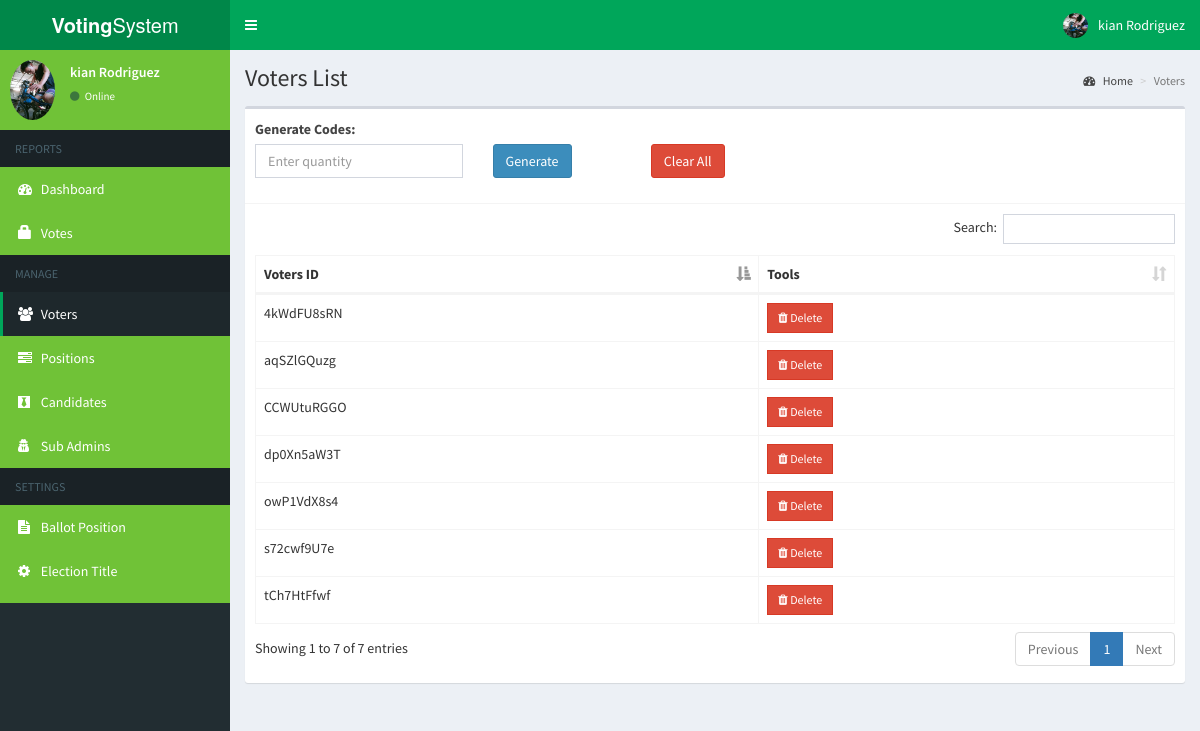
Screenshot of /admin/voters.php (signed in) with the database file from the repository.
### tables this page shows
CREATE TABLE `voters` (
  `id` int(11) NOT NULL,
  `election_id` int(11) NOT NULL,
  `voters_id` varchar(15) NOT NULL
);

### admin/includes/session.php (called while the page is built, shortened)
<?php
	include 'includes/conn.php';
	if(!isset($_SESSION['admin']) || empty($_SESSION['admin'])) {
		header('location: index.php');
		exit();
	}
	 else {
		$sql = "SELECT * FROM admin WHERE id = '".$_SESSION['admin']."'";
		$query = $conn->query($sql);
		$user = $query->fetch_assoc();
	}
?>

### admin/voters.php (the view, shortened to what this page needs)
<?php
    include 'includes/session.php';
?>
<?php include 'includes/header.php'; ?>
<body class="hold-transition skin-green sidebar-mini">
<div class="wrapper">
  <?php include 'includes/navbar.php'; ?>
  <?php include 'includes/menubar.php'; ?>
  <div class="content-wrapper">
    <section class="content-header">
      <h1>
        Voters List
      </h1>
      <ol class="breadcrumb">
        <li><a href="#"><i class="fa fa-dashboard"></i> Home</a></li>
        <li class="active">Voters</li>
      </ol>
    </section>
    <section class="content">
      <div class="row">
        <div class="col-xs-12">
          <div class="box">
            <div class="box-header with-border">
              <form action="" method="post" id="generateForm">
                <div class="row">
                  <div class="col-md-3">
                    <div class="form-group">
                      <label>Generate Codes:</label>
                      <input type="number" name="quantity" class="form-control" placeholder="Enter quantity">
                    </div>
                  </div>
                  <div class="col-md-2">
                    <div class="form-group">
                      <button type="submit" name="generate" class="btn btn-primary" style="margin-top: 25px;">Generate</button>
                    </div>
                  </div>
                  <div class="col-md-2">
                    <div class="form-group">
                      <button type="button" id="clearAllButton" class="btn btn-danger" style="margin-top: 25px;">Clear All</button>
                    </div>
                  </div>
                </div>
              </form>
            </div>
            <div class="box-body">
              <table id="example1" class="table table-bordered">
                <thead>
                  <th>Voters ID</th>
                  <th>Tools</th>
                </thead>
                <tbody>
                  <?php
                    $sql = "SELECT * FROM voters";
                    $result = $conn->query($sql);
                    if ($result->num_rows > 0) {
                      while($row = $result->fetch_assoc()) {
                        echo "
                          <tr>
                            <td>".$row['voters_id']."</td>
                            <td>
                              <button class='btn btn-danger btn-sm delete btn-flat' data-voter='".$row['voters_id']."'><i class='fa fa-trash'></i> Delete</button>
                            </td>
                          </tr>
                        ";
                      }
                    } else {
                      echo "<tr><td colspan='2'>No voters found</td></tr>";
                    }
                  ?>
                </tbody>
              </table>
            </div>
          </div>
        </div>
      </div>
    </section>
  </div>
</div>
</body>
</html>

### admin/includes/navbar.php (shortened to what this page needs)
<header class="main-header">
  <a href="#" class="logo">
    <span class="logo-lg"><b>Voting</b>System</span>
  </a>
  <nav class="navbar navbar-static-top">
    <a href="#" class="sidebar-toggle" data-toggle="push-menu" role="button">
    </a>
    <div class="navbar-custom-menu">
      <ul class="nav navbar-nav">
        <li class="dropdown user user-menu">
          <a href="#" class="dropdown-toggle" data-toggle="dropdown">
            <img src="<?php echo (!empty($user['photo'])) ? '../images/'.$user['photo'] : '../images/profile.jpg'; ?>" class="user-image" alt="User Image">
            <span class="hidden-xs"><?php echo $user['firstname'].' '.$user['lastname']; ?></span>
          </a>
        </li>
      </ul>
    </div>
  </nav>
</header>

### admin/includes/menubar.php (shortened to what this page needs)
<aside class="main-sidebar">
  <section class="sidebar" style="background-color: #70C237; color: #fff;">
    <div class="user-panel">
      <div class="pull-left image">
        <img src="<?php echo (!empty($user['photo'])) ? '../images/'.$user['photo'] : '../images/profile.jpg'; ?>" class="img-circle" alt="User Image">
      </div>
      <div class="pull-left info">
        <p><?php echo $user['firstname'].' '.$user['lastname']; ?></p>
        <a><i class="fa fa-circle text-success"></i> Online</a>
      </div>
    </div>
    <ul class="sidebar-menu" data-widget="tree">
      <li class="header">REPORTS</li>
      <li class=""><a href="home.php" style="color: #fff;"><i class="fa fa-dashboard"></i> <span>Dashboard</span></a></li>
      <li class=""><a href="votes.php" style="color: #fff;"><span class="glyphicon glyphicon-lock"></span> <span>Votes</span></a></li>
      <li class="header">MANAGE</li>
      <li class=""><a href="voters.php" style="color: #fff;"><i class="fa fa-users"></i> <span>Voters</span></a></li>
      <li class=""><a href="positions.php" style="color: #fff;"><i class="fa fa-tasks"></i> <span>Positions</span></a></li>
      <li class=""><a href="candidates.php" style="color: #fff;"><i class="fa fa-black-tie"></i> <span>Candidates</span></a></li>
      <li class=""><a href="sub_admins.php" style="color: #fff;"><i class="fa fa-user-secret"></i> <span>Sub Admins</span></a></li>
      <li class="header">SETTINGS</li>
      <li class=""><a href="ballot.php" style="color: #fff;"><i class="fa fa-file-text"></i> <span>Ballot Position</span></a></li>
      <li class=""><a href="#config" data-toggle="modal" style="color: #fff;"><i class="fa fa-cog"></i> <span>Election Title</span></a></li>
    </ul>
  </section>
</aside>

### rows the page displays
voters: voters "s72cwf9U7e"
voters: voters "dp0Xn5aW3T"
voters: voters "tCh7HtFfwf"
voters: voters "4kWdFU8sRN"
voters: voters "CCWUtuRGGO"
voters: voters "aqSZlGQuzg"
voters: voters "owP1VdX8s4"

### other values shown
$user['firstname'] "kian"
$user['lastname'] "Rodriguez"
